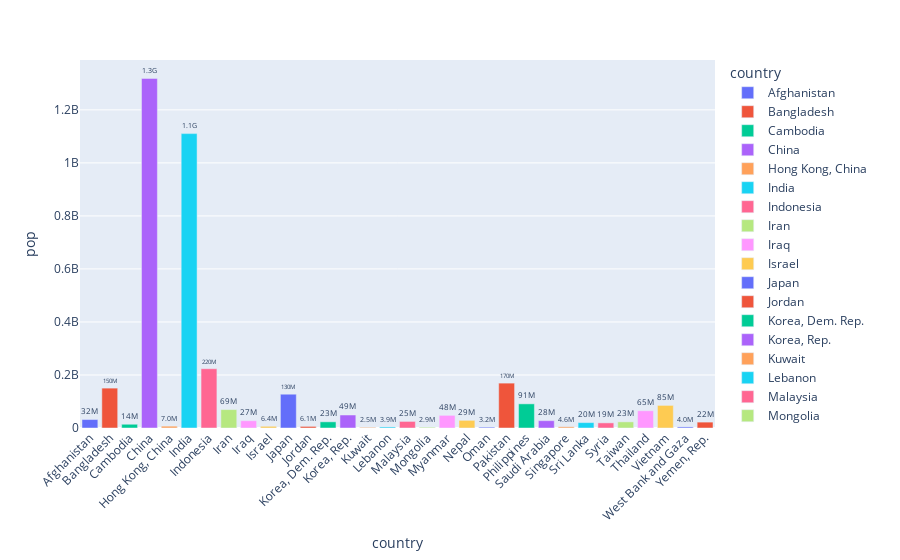

Notebook cell for this chart:
### Markdown cell above
# Bar Charts

### Code cell
df_in = px.data.gapminder().query("country == 'India'")
px.bar(df_in, x='year', y='pop')

df_tips = px.data.tips()
px.bar(df_tips, x='day', y='tip', color='sex', title='Tips by Sex on Each Day', labels={'tip':'Tip Amount', 'day': 'Day of the Week'})

px.bar(df_tips, x='sex', y='total_bill', color='smoker', barmode='group')

# display population data for countries in Europe in 2007, greater than 2M people
df_asia = px.data.gapminder().query("continent == 'Asia' and year == 2007 and pop > 2.e6")
fig = px.bar(df_asia, y='pop', x='country', text='pop', color='country')

fig.update_traces(texttemplate='%{text:.2s}', textposition='outside')
fig.update_layout(uniformtext_minsize=8)
fig.update_layout(xaxis_tickangle=-45)

fig

### Figure 1 — Plotly figure (JSON) as saved in the notebook; plotly's stock layout.template omitted (floating-point values rounded to 4 significant figures)
{"data": [{"alignmentgroup": "True", "hovertemplate": "country=%{x}<br>pop=%{text}<extra></extra>", "legendgroup": "Afghanistan", "marker": {"color": "#636efa", "pattern": {"shape": ""}}, "name": "Afghanistan", "offsetgroup": "Afghanistan", "orientation": "v", "showlegend": true, "text": [31889923], "textposition": "outside", "texttemplate": "%{text:.2s}", "type": "bar", "x": ["Afghanistan"], "xaxis": "x", "y": [31889923], "yaxis": "y"}, {"alignmentgroup": "True", "hovertemplate": "country=%{x}<br>pop=%{text}<extra></extra>", "legendgroup": "Bangladesh", "marker": {"color": "#EF553B", "pattern": {"shape": ""}}, "name": "Bangladesh", "offsetgroup": "Bangladesh", "orientation": "v", "showlegend": true, "text": [150448339], "textposition": "outside", "texttemplate": "%{text:.2s}", "type": "bar", "x": ["Bangladesh"], "xaxis": "x", "y": [150448339], "yaxis": "y"}, {"alignmentgroup": "True", "hovertemplate": "country=%{x}<br>pop=%{text}<extra></extra>", "legendgroup": "Cambodia", "marker": {"color": "#00cc96", "pattern": {"shape": ""}}, "name": "Cambodia", "offsetgroup": "Cambodia", "orientation": "v", "showlegend": true, "text": [14131858], "textposition": "outside", "texttemplate": "%{text:.2s}", "type": "bar", "x": ["Cambodia"], "xaxis": "x", "y": [14131858], "yaxis": "y"}, {"alignmentgroup": "True", "hovertemplate": "country=%{x}<br>pop=%{text}<extra></extra>", "legendgroup": "China", "marker": {"color": "#ab63fa", "pattern": {"shape": ""}}, "name": "China", "offsetgroup": "China", "orientation": "v", "showlegend": true, "text": [1318683096], "textposition": "outside", "texttemplate": "%{text:.2s}", "type": "bar", "x": ["China"], "xaxis": "x", "y": [1318683096], "yaxis": "y"}, {"alignmentgroup": "True", "hovertemplate": "country=%{x}<br>pop=%{text}<extra></extra>", "legendgroup": "Hong Kong, China", "marker": {"color": "#FFA15A", "pattern": {"shape": ""}}, "name": "Hong Kong, China", "offsetgroup": "Hong Kong, China", "orientation": "v", "showlegend": true, "text": [6980412], "textposition": "outside", "texttemplate": "%{text:.2s}", "type": "bar", "x": ["Hong Kong, China"], "xaxis": "x", "y": [6980412], "yaxis": "y"}, {"alignmentgroup": "True", "hovertemplate": "country=%{x}<br>pop=%{text}<extra></extra>", "legendgroup": "India", "marker": {"color": "#19d3f3", "pattern": {"shape": ""}}, "name": "India", "offsetgroup": "India", "orientation": "v", "showlegend": true, "text": [1110396331], "textposition": "outside", "texttemplate": "%{text:.2s}", "type": "bar", "x": ["India"], "xaxis": "x", "y": [1110396331], "yaxis": "y"}, {"alignmentgroup": "True", "hovertemplate": "country=%{x}<br>pop=%{text}<extra></extra>", "legendgroup": "Indonesia", "marker": {"color": "#FF6692", "pattern": {"shape": ""}}, "name": "Indonesia", "offsetgroup": "Indonesia", "orientation": "v", "showlegend": true, "text": [223547000], "textposition": "outside", "texttemplate": "%{text:.2s}", "type": "bar", "x": ["Indonesia"], "xaxis": "x", "y": [223547000], "yaxis": "y"}, {"alignmentgroup": "True", "hovertemplate": "country=%{x}<br>pop=%{text}<extra></extra>", "legendgroup": "Iran", "marker": {"color": "#B6E880", "pattern": {"shape": ""}}, "name": "Iran", "offsetgroup": "Iran", "orientation": "v", "showlegend": true, "text": [69453570], "textposition": "outside", "texttemplate": "%{text:.2s}", "type": "bar", "x": ["Iran"], "xaxis": "x", "y": [69453570], "yaxis": "y"}, {"alignmentgroup": "True", "hovertemplate": "country=%{x}<br>pop=%{text}<extra></extra>", "legendgroup": "Iraq", "marker": {"color": "#FF97FF", "pattern": {"shape": ""}}, "name": "Iraq", "offsetgroup": "Iraq", "orientation": "v", "showlegend": true, "text": [27499638], "textposition": "outside", "texttemplate": "%{text:.2s}", "type": "bar", "x": ["Iraq"], "xaxis": "x", "y": [27499638], "yaxis": "y"}, {"alignmentgroup": "True", "hovertemplate": "country=%{x}<br>pop=%{text}<extra></extra>", "legendgroup": "Israel", "marker": {"color": "#FECB52", "pattern": {"shape": ""}}, "name": "Israel", "offsetgroup": "Israel", "orientation": "v", "showlegend": true, "text": [6426679], "textposition": "outside", "texttemplate": "%{text:.2s}", "type": "bar", "x": ["Israel"], "xaxis": "x", "y": [6426679], "yaxis": "y"}, {"alignmentgroup": "True", "hovertemplate": "country=%{x}<br>pop=%{text}<extra></extra>", "legendgroup": "Japan", "marker": {"color": "#636efa", "pattern": {"shape": ""}}, "name": "Japan", "offsetgroup": "Japan", "orientation": "v", "showlegend": true, "text": [127467972], "textposition": "outside", "texttemplate": "%{text:.2s}", "type": "bar", "x": ["Japan"], "xaxis": "x", "y": [127467972], "yaxis": "y"}, {"alignmentgroup": "True", "hovertemplate": "country=%{x}<br>pop=%{text}<extra></extra>", "legendgroup": "Jordan", "marker": {"color": "#EF553B", "pattern": {"shape": ""}}, "name": "Jordan", "offsetgroup": "Jordan", "orientation": "v", "showlegend": true, "text": [6053193], "textposition": "outside", "texttemplate": "%{text:.2s}", "type": "bar", "x": ["Jordan"], "xaxis": "x", "y": [6053193], "yaxis": "y"}, {"alignmentgroup": "True", "hovertemplate": "country=%{x}<br>pop=%{text}<extra></extra>", "legendgroup": "Korea, Dem. Rep.", "marker": {"color": "#00cc96", "pattern": {"shape": ""}}, "name": "Korea, Dem. Rep.", "offsetgroup": "Korea, Dem. Rep.", "orientation": "v", "showlegend": true, "text": [23301725], "textposition": "outside", "texttemplate": "%{text:.2s}", "type": "bar", "x": ["Korea, Dem. Rep."], "xaxis": "x", "y": [23301725], "yaxis": "y"}, {"alignmentgroup": "True", "hovertemplate": "country=%{x}<br>pop=%{text}<extra></extra>", "legendgroup": "Korea, Rep.", "marker": {"color": "#ab63fa", "pattern": {"shape": ""}}, "name": "Korea, Rep.", "offsetgroup": "Korea, Rep.", "orientation": "v", "showlegend": true, "text": [49044790], "textposition": "outside", "texttemplate": "%{text:.2s}", "type": "bar", "x": ["Korea, Rep."], "xaxis": "x", "y": [49044790], "yaxis": "y"}, {"alignmentgroup": "True", "hovertemplate": "country=%{x}<br>pop=%{text}<extra></extra>", "legendgroup": "Kuwait", "marker": {"color": "#FFA15A", "pattern": {"shape": ""}}, "name": "Kuwait", "offsetgroup": "Kuwait", "orientation": "v", "showlegend": true, "text": [2505559], "textposition": "outside", "texttemplate": "%{text:.2s}", "type": "bar", "x": ["Kuwait"], "xaxis": "x", "y": [2505559], "yaxis": "y"}, {"alignmentgroup": "True", "hovertemplate": "country=%{x}<br>pop=%{text}<extra></extra>", "legendgroup": "Lebanon", "marker": {"color": "#19d3f3", "pattern": {"shape": ""}}, "name": "Lebanon", "offsetgroup": "Lebanon", "orientation": "v", "showlegend": true, "text": [3921278], "textposition": "outside", "texttemplate": "%{text:.2s}", "type": "bar", "x": ["Lebanon"], "xaxis": "x", "y": [3921278], "yaxis": "y"}, {"alignmentgroup": "True", "hovertemplate": "country=%{x}<br>pop=%{text}<extra></extra>", "legendgroup": "Malaysia", "marker": {"color": "#FF6692", "pattern": {"shape": ""}}, "name": "Malaysia", "offsetgroup": "Malaysia", "orientation": "v", "showlegend": true, "text": [24821286], "textposition": "outside", "texttemplate": "%{text:.2s}", "type": "bar", "x": ["Malaysia"], "xaxis": "x", "y": [24821286], "yaxis": "y"}, {"alignmentgroup": "True", "hovertemplate": "country=%{x}<br>pop=%{text}<extra></extra>", "legendgroup": "Mongolia", "marker": {"color": "#B6E880", "pattern": {"shape": ""}}, "name": "Mongolia", "offsetgroup": "Mongolia", "orientation": "v", "showlegend": true, "text": [2874127], "textposition": "outside", "texttemplate": "%{text:.2s}", "type": "bar", "x": ["Mongolia"], "xaxis": "x", "y": [2874127], "yaxis": "y"}, {"alignmentgroup": "True", "hovertemplate": "country=%{x}<br>pop=%{text}<extra></extra>", "legendgroup": "Myanmar", "marker": {"color": "#FF97FF", "pattern": {"shape": ""}}, "name": "Myanmar", "offsetgroup": "Myanmar", "orientation": "v", "showlegend": true, "text": [47761980], "textposition": "outside", "texttemplate": "%{text:.2s}", "type": "bar", "x": ["Myanmar"], "xaxis": "x", "y": [47761980], "yaxis": "y"}, {"alignmentgroup": "True", "hovertemplate": "country=%{x}<br>pop=%{text}<extra></extra>", "legendgroup": "Nepal", "marker": {"color": "#FECB52", "pattern": {"shape": ""}}, "name": "Nepal", "offsetgroup": "Nepal", "orientation": "v", "showlegend": true, "text": [28901790], "textposition": "outside", "texttemplate": "%{text:.2s}", "type": "bar", "x": ["Nepal"], "xaxis": "x", "y": [28901790], "yaxis": "y"}, {"alignmentgroup": "True", "hovertemplate": "country=%{x}<br>pop=%{text}<extra></extra>", "legendgroup": "Oman", "marker": {"color": "#636efa", "pattern": {"shape": ""}}, "name": "Oman", "offsetgroup": "Oman", "orientation": "v", "showlegend": true, "text": [3204897], "textposition": "outside", "texttemplate": "%{text:.2s}", "type": "bar", "x": ["Oman"], "xaxis": "x", "y": [3204897], "yaxis": "y"}, {"alignmentgroup": "True", "hovertemplate": "country=%{x}<br>pop=%{text}<extra></extra>", "legendgroup": "Pakistan", "marker": {"color": "#EF553B", "pattern": {"shape": ""}}, "name": "Pakistan", "offsetgroup": "Pakistan", "orientation": "v", "showlegend": true, "text": [169270617], "textposition": "outside", "texttemplate": "%{text:.2s}", "type": "bar", "x": ["Pakistan"], "xaxis": "x", "y": [169270617], "yaxis": "y"}, {"alignmentgroup": "True", "hovertemplate": "country=%{x}<br>pop=%{text}<extra></extra>", "legendgroup": "Philippines", "marker": {"color": "#00cc96", "pattern": {"shape": ""}}, "name": "Philippines", "offsetgroup": "Philippines", "orientation": "v", "showlegend": true, "text": [91077287], "textposition": "outside", "texttemplate": "%{text:.2s}", "type": "bar", "x": ["Philippines"], "xaxis": "x", "y": [91077287], "yaxis": "y"}, {"alignmentgroup": "True", "hovertemplate": "country=%{x}<br>pop=%{text}<extra></extra>", "legendgroup": "Saudi Arabia", "marker": {"color": "#ab63fa", "pattern": {"shape": ""}}, "name": "Saudi Arabia", "offsetgroup": "Saudi Arabia", "orientation": "v", "showlegend": true, "text": [27601038], "textposition": "outside", "texttemplate": "%{text:.2s}", "type": "bar", "x": ["Saudi Arabia"], "xaxis": "x", "y": [27601038], "yaxis": "y"}, {"alignmentgroup": "True", "hovertemplate": "country=%{x}<br>pop=%{text}<extra></extra>", "legendgroup": "Singapore", "marker": {"color": "#FFA15A", "pattern": {"shape": ""}}, "name": "Singapore", "offsetgroup": "Singapore", "orientation": "v", "showlegend": true, "text": [4553009], "textposition": "outside", "texttemplate": "%{text:.2s}", "type": "bar", "x": ["Singapore"], "xaxis": "x", "y": [4553009], "yaxis": "y"}, {"alignmentgroup": "True", "hovertemplate": "country=%{x}<br>pop=%{text}<extra></extra>", "legendgroup": "Sri Lanka", "marker": {"color": "#19d3f3", "pattern": {"shape": ""}}, "name": "Sri Lanka", "offsetgroup": "Sri Lanka", "orientation": "v", "showlegend": true, "text": [20378239], "textposition": "outside", "texttemplate": "%{text:.2s}", "type": "bar", "x": ["Sri Lanka"], "xaxis": "x", "y": [20378239], "yaxis": "y"}, {"alignmentgroup": "True", "hovertemplate": "country=%{x}<br>pop=%{text}<extra></extra>", "legendgroup": "Syria", "marker": {"color": "#FF6692", "pattern": {"shape": ""}}, "name": "Syria", "offsetgroup": "Syria", "orientation": "v", "showlegend": true, "text": [19314747], "textposition": "outside", "texttemplate": "%{text:.2s}", "type": "bar", "x": ["Syria"], "xaxis": "x", "y": [19314747], "yaxis": "y"}, {"alignmentgroup": "True", "hovertemplate": "country=%{x}<br>pop=%{text}<extra></extra>", "legendgroup": "Taiwan", "marker": {"color": "#B6E880", "pattern": {"shape": ""}}, "name": "Taiwan", "offsetgroup": "Taiwan", "orientation": "v", "showlegend": true, "text": [23174294], "textposition": "outside", "texttemplate": "%{text:.2s}", "type": "bar", "x": ["Taiwan"], "xaxis": "x", "y": [23174294], "yaxis": "y"}, {"alignmentgroup": "True", "hovertemplate": "country=%{x}<br>pop=%{text}<extra></extra>", "legendgroup": "Thailand", "marker": {"color": "#FF97FF", "pattern": {"shape": ""}}, "name": "Thailand", "offsetgroup": "Thailand", "orientation": "v", "showlegend": true, "text": [65068149], "textposition": "outside", "texttemplate": "%{text:.2s}", "type": "bar", "x": ["Thailand"], "xaxis": "x", "y": [65068149], "yaxis": "y"}, {"alignmentgroup": "True", "hovertemplate": "country=%{x}<br>pop=%{text}<extra></extra>", "legendgroup": "Vietnam", "marker": {"color": "#FECB52", "pattern": {"shape": ""}}, "name": "Vietnam", "offsetgroup": "Vietnam", "orientation": "v", "showlegend": true, "text": [85262356], "textposition": "outside", "texttemplate": "%{text:.2s}", "type": "bar", "x": ["Vietnam"], "xaxis": "x", "y": [85262356], "yaxis": "y"}, {"alignmentgroup": "True", "hovertemplate": "country=%{x}<br>pop=%{text}<extra></extra>", "legendgroup": "West Bank and Gaza", "marker": {"color": "#636efa", "pattern": {"shape": ""}}, "name": "West Bank and Gaza", "offsetgroup": "West Bank and Gaza", "orientation": "v", "showlegend": true, "text": [4018332], "textposition": "outside", "texttemplate": "%{text:.2s}", "type": "bar", "x": ["West Bank and Gaza"], "xaxis": "x", "y": [4018332], "yaxis": "y"}, {"alignmentgroup": "True", "hovertemplate": "country=%{x}<br>pop=%{text}<extra></extra>", "legendgroup": "Yemen, Rep.", "marker": {"color": "#EF553B", "pattern": {"shape": ""}}, "name": "Yemen, Rep.", "offsetgroup": "Yemen, Rep.", "orientation": "v", "showlegend": true, "text": [22211743], "textposition": "outside", "texttemplate": "%{text:.2s}", "type": "bar", "x": ["Yemen, Rep."], "xaxis": "x", "y": [22211743], "yaxis": "y"}], "layout": {"barmode": "relative", "legend": {"title": {"text": "country"}, "tracegroupgap": 0}, "margin": {"t": 60}, "uniformtext": {"minsize": 8}, "xaxis": {"anchor": "y", "categoryarray": ["Afghanistan", "Bangladesh", "Cambodia", "China", "Hong Kong, China", "India", "Indonesia", "Iran", "Iraq", "Israel", "Japan", "Jordan", "Korea, Dem. Rep.", "Korea, Rep.", "Kuwait", "Lebanon", "Malaysia", "Mongolia", "Myanmar", "Nepal", "Oman", "Pakistan", "Philippines", "Saudi Arabia", "Singapore", "Sri Lanka", "Syria", "Taiwan", "Thailand", "Vietnam", "West Bank and Gaza", "Yemen, Rep."], "categoryorder": "array", "domain": [0, 1], "tickangle": -45, "title": {"text": "country"}}, "yaxis": {"anchor": "x", "domain": [0, 1], "title": {"text": "pop"}}}}
